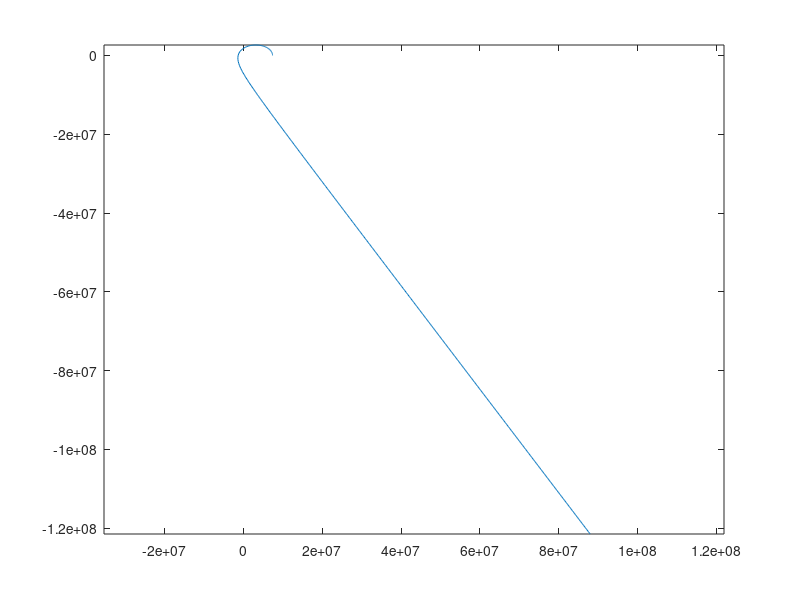

MATLAB code to generate this figure:
% Constants
G = 6.674e-11;      % Gravitational constant
M = 5.97e24;        % Mass of Earth
R = 6378.137e3;     % Radius of Earth

% Initial conditions
x0 = R + 1000e3;    % Initial x position (m)
y0 = 0;             % Initial y position (m)
vx0 = 0;            % Initial x velocity (m/s)
vy0 = 7.8e3;        % Initial y velocity (m/s)

% Simulation parameters
t0 = 0;             % Initial time (s)
tf = 2*pi*sqrt(x0^3/(G*M));   % Final time (s)
dt = 10;            % Time step (s)

% Preallocate arrays
t = t0:dt:tf;
n = length(t);
x = zeros(1,n);
y = zeros(1,n);
vx = zeros(1,n);
vy = zeros(1,n);

% Set initial values
x(1) = x0;
y(1) = y0;
vx(1) = vx0;
vy(1) = vy0;

% Numerical integration with Runge-Kutta method
for i = 1:n-1
    % Calculate acceleration
    r = sqrt(x(i)^2 + y(i)^2);
    ax = -G*M*x(i)/r^3;
    ay = -G*M*y(i)/r^3;

    % Calculate k1, k2, k3, k4
    k1x = vx(i);
    k1y = vy(i);
    k1vx = ax;
    k1vy = ay;

    k2x = vx(i) + k1vx*dt/2;
    k2y = vy(i) + k1vy*dt/2;
    k2vx = -G*M*x(i)/r^3*dt/2;
    k2vy = -G*M*y(i)/r^3*dt/2;

    k3x = vx(i) + k2vx*dt/2;
    k3y = vy(i) + k2vy*dt/2;
    k3vx = -G*M*x(i)/r^3*dt/2;
    k3vy = -G*M*y(i)/r^3*dt/2;

    k4x = vx(i) + k3vx*dt;
    k4y = vy(i) + k3vy*dt;
    k4vx = -G*M*x(i)/r^3*dt;
    k4vy = -G*M*y(i)/r^3*dt;

    % Update position and velocity
    x(i+1) = x(i) + (k1x + 2*k2x + 2*k3x + k4x)*dt/6;
    y(i+1) = y(i) + (k1y + 2*k2y + 2*k3y + k4y)*dt/6;
    vx(i+1) = vx(i) + (k1vx + 2*k2vx + 2*k3vx + k4vx)*dt/6;
    vy(i+1) = vy(i) + (k1vy + 2*k2vy + 2*k3vy + k4vy)*dt/6;
end

% Plot the orbit
figure
plot(x,y)
axis equal
